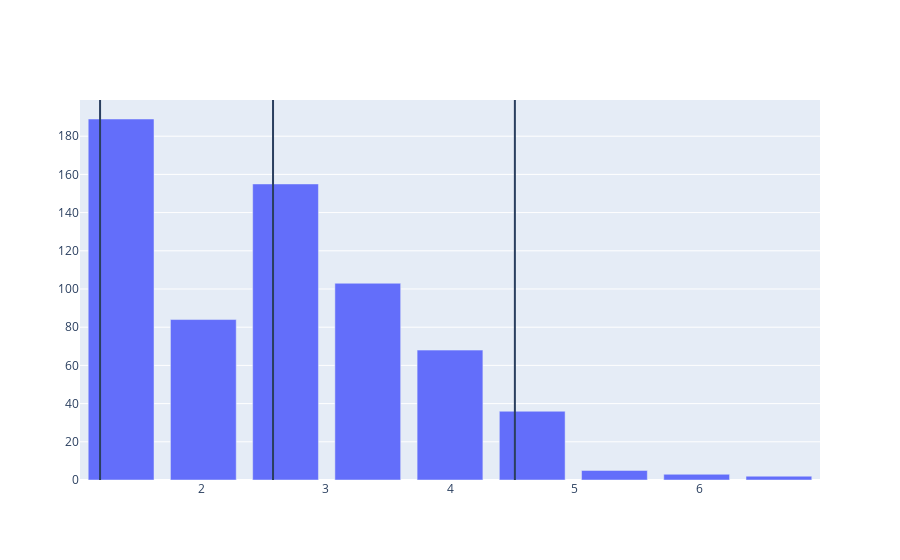

Notebook code for this chart:
### Code cell
yhist,xhist = np.histogram(time)
xbar = [(xhist[i+1]+xhist[i])/2 for i in range(len(x)-1)]
ybar = yhist
fig = go.Figure(
    data = [
        go.Bar(x = xbar,y = ybar)
    ]
)
fig.add_shape(
    type = "line",
    x0=v05,x1=v05, y0=0, y1= 1,
    xref="x", yref="paper"
)
fig.add_shape(
    type = "line",
    x0=v50,x1=v50, y0=0, y1= 1,
    xref="x", yref="paper"
)
fig.add_shape(
    type = "line",
    x0=v95,x1=v95, y0=0, y1= 1,
    xref="x", yref="paper"
)

### Figure 1 — Plotly figure (JSON) as saved in the notebook; plotly's stock layout.template omitted (floating-point values rounded to 4 significant figures)
{"data": [{"type": "bar", "x": [1.356, 2.016, 2.676, 3.337, 3.997, 4.657, 5.318, 5.978, 6.638], "y": [189, 84, 155, 103, 68, 36, 5, 3, 2, 3]}], "layout": {"shapes": [{"type": "line", "x0": 1.186, "x1": 1.186, "xref": "x", "y0": 0, "y1": 1, "yref": "paper"}, {"type": "line", "x0": 2.576, "x1": 2.576, "xref": "x", "y0": 0, "y1": 1, "yref": "paper"}, {"type": "line", "x0": 4.518, "x1": 4.518, "xref": "x", "y0": 0, "y1": 1, "yref": "paper"}]}}
